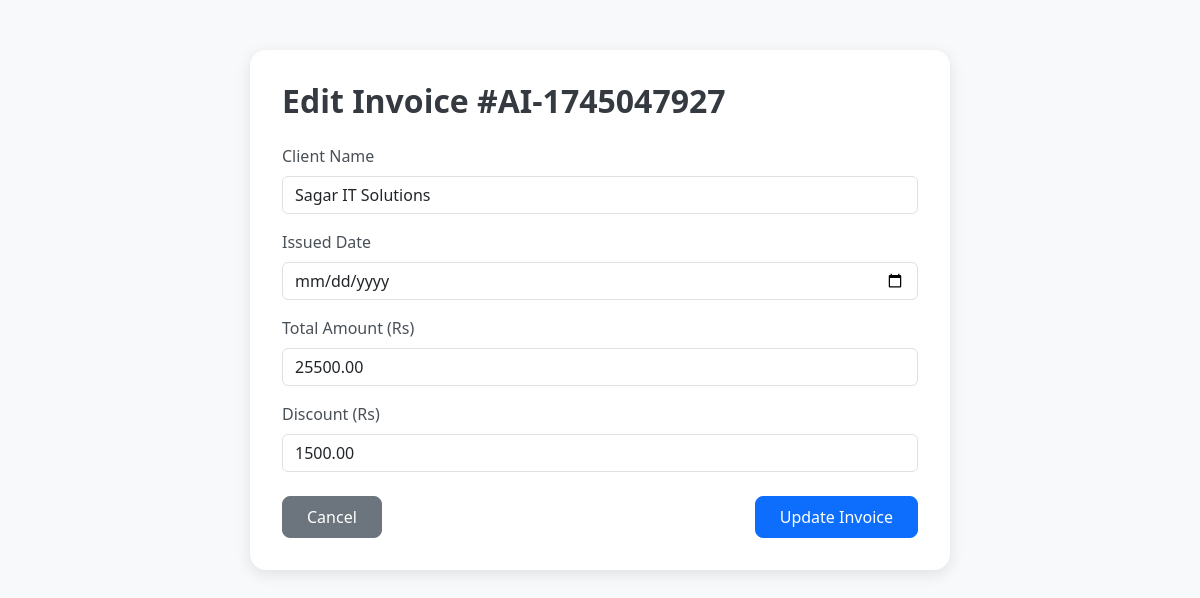
The page /edit_invoice.php?id=9 (signed in) on the database its author committed.
### tables this page shows
CREATE TABLE `invoices` (
  `id` int(11) NOT NULL,
  `reference_no` varchar(50) NOT NULL,
  `client_name` varchar(255) NOT NULL,
  `address` text NOT NULL,
  `total_amount` decimal(10,2) DEFAULT NULL,
  `discount` decimal(10,2) NOT NULL,
  `net_amount` decimal(10,2) NOT NULL,
  `issued_date` timestamp NOT NULL DEFAULT current_timestamp(),
  `invoice_number` varchar(50) NOT NULL
);

### edit_invoice.php (the view, shortened to what this page needs)
<?php
include 'db_connect.php';
$invoice_id = $_GET['id'] ?? null;
$stmt = $pdo->prepare("SELECT * FROM invoices WHERE id = ?");
$stmt->execute([$invoice_id]);
$invoice = $stmt->fetch(PDO::FETCH_ASSOC);
?>
<!DOCTYPE html>
<html lang="en">
<head>
  <link href="https://cdn.jsdelivr.net/npm/bootstrap@5.3.0/dist/css/bootstrap.min.css" rel="stylesheet">
</head>
<body>
<div class="edit-wrapper">
  <div class="card">
    <h2>Edit Invoice #<?= htmlspecialchars($invoice['invoice_number']) ?></h2>
    <form method="POST">
      <div class="mb-3">
        <label for="client_name" class="form-label">Client Name</label>
        <input type="text" class="form-control" id="client_name" name="client_name" value="<?= htmlspecialchars($invoice['client_name']) ?>" required>
      </div>
      <div class="mb-3">
        <label for="issued_date" class="form-label">Issued Date</label>
        <input type="date" class="form-control" id="issued_date" name="issued_date" value="<?= htmlspecialchars($invoice['issued_date']) ?>" required>
      </div>
      <div class="mb-3">
        <label for="total_amount" class="form-label">Total Amount (Rs)</label>
        <input type="number" step="0.01" class="form-control" id="total_amount" name="total_amount" value="<?= htmlspecialchars($invoice['total_amount']) ?>" required>
      </div>
      <div class="mb-3">
        <label for="discount" class="form-label">Discount (Rs)</label>
        <input type="number" step="0.01" class="form-control" id="discount" name="discount" value="<?= htmlspecialchars($invoice['discount']) ?>" required>
      </div>
      <div class="d-flex justify-content-between mt-4">
        <a href="admin_panel.php" class="btn btn-secondary">Cancel</a>
        <button type="submit" class="btn btn-primary">Update Invoice</button>
      </div>
    </form>
  </div>
</div>
</body>
</html>

### edit_invoice.php (style rules this page uses)
body { background-color: #f8f9fa; }
.edit-wrapper { max-width: 700px; margin: 50px auto; }
.card { border: none; border-radius: 16px; box-shadow: 0 4px 16px rgba(0,0,0,0.1); padding: 2rem; background-color: #ffffff; }
h2 { color: #343a40; font-weight: 600; margin-bottom: 1.5rem; }
.form-label { font-weight: 500; color: #495057; }
.btn-primary { border-radius: 8px; padding: 0.5rem 1.5rem; }
.btn-secondary { border-radius: 8px; padding: 0.5rem 1.5rem; }

### rows shown on the page
invoices: invoice_number "AI-1745047927", client_name "Sagar IT Solutions", total_amount "25500.00", discount "1500.00"
